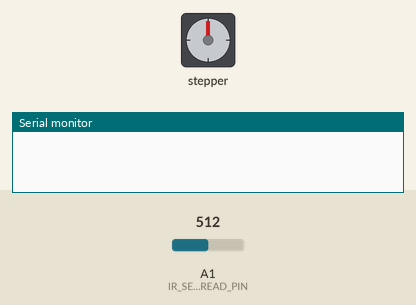
Recording of a sketch running on a simulated Arduino Uno, built with avr-gcc and run on an emulated ATmega328P. On the bench: stepper motor, the last lines printed to the serial monitor. Wiring (inferred from the names in the program): stepper motor driver (200 steps per turn assumed): step pin 3; direction pin 4; enable pin 5. The test bench sets the inputs (shaded band); at power-on: A1 (IR_SENSOR_READ_PIN) = 512. Random numbers use the default seed unless the sketch sets one.

Above: at 0.1 s.
At 5.9 s:
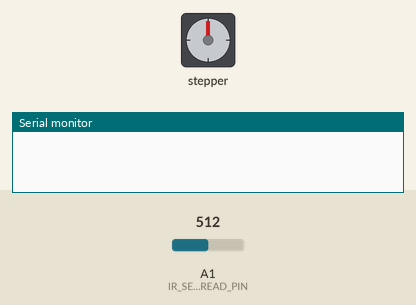
At 14.7 s:
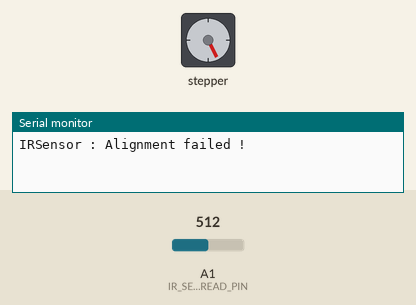
At 31.9 s:
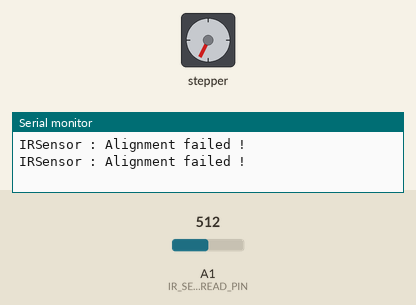
Timing chart, 0 to 40.0 s (numbered marks = the images above):
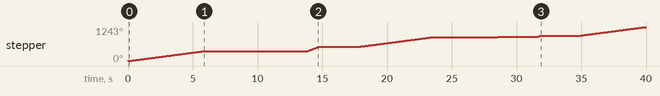

The sketch:

360test.ino
```cpp
//Pins
const int EN_PIN = 5;
const int DIR_PIN = 4;
const int PULSE_PIN = 3;

const int PMT_PIN = A0;
const int IR_SENSOR_READ_PIN = A1;


void setup() {
  pinMode(EN_PIN, OUTPUT);
  pinMode(DIR_PIN, OUTPUT);
  pinMode(PULSE_PIN, OUTPUT);
  pinMode(IR_SENSOR_READ_PIN, INPUT);

  Serial.begin(9600);

  digitalWrite(EN_PIN, HIGH);
  delay(1);
  digitalWrite(DIR_PIN, LOW);
  delay(1);
  digitalWrite(PULSE_PIN, LOW);
  delay(1);

  randomSeed(123456);
}

void loop() {
  align();
  delay(3000);
  forward(random(5, 150));
  delay(3000);
}


void forward(int n)
{
  digitalWrite(EN_PIN, LOW);// enable Pin
  delay(2);
  digitalWrite(DIR_PIN, HIGH);// dir pin
  delay(2);

  int i =0;
  while (i < n)
  {
    //digitalWrite(EN_PIN, LOW);
    digitalWrite(PULSE_PIN, HIGH);// pul pin
    delay(5);
    digitalWrite(PULSE_PIN, LOW);
    //digitalWrite(EN_PIN, HIGH);
    delay(5);
    i++;
  }
}


/** @brief Aligns the sensor to the START position, by exploring the rotation space. */
void align()
{
    //double step_angle = STEPPER_RES_DEGREE;
    //int steps = floor(360.0/step_angle);

    unsigned int steps = 200;
    unsigned int sensor_val[steps] = {1024};

    for(unsigned int i = 0; i < steps; i++)
    {
        sensor_val[i] = analogRead(IR_SENSOR_READ_PIN);
        delay(15);
        forward(1); //Forward one step
    }

    //Find Minimum & Maximum
    unsigned int max_val, min_val = sensor_val[0];
    unsigned int min_index, max_index = 0;
    for(unsigned int i = 0; i < steps; i++)
    {
        if(sensor_val[i] < min_val)
        {
            min_val = sensor_val[i];
            min_index = i;
        }

        if(sensor_val[i] > max_val)
        {
            max_val = sensor_val[i];
            max_index = i;
        }
    }

    //Move Motor to desired poisiton
    unsigned int align_pos = min_index;
    unsigned int reverse_steps = steps - align_pos;
    delay(5000);
    forward(200 - reverse_steps + 3);

    bool aligned_status = (analogRead(IR_SENSOR_READ_PIN) < 50);

    if(aligned_status == false)
    {
        Serial.println("IRSensor : Alignment failed !");
    }

}
```

Measured:
- by itself, stepper: turns 360° clockwise in 5.8 s, then 5° clockwise in 0.02 s, then 148° clockwise in 0.82 s, then 360° clockwise in 5.8 s, and so on
